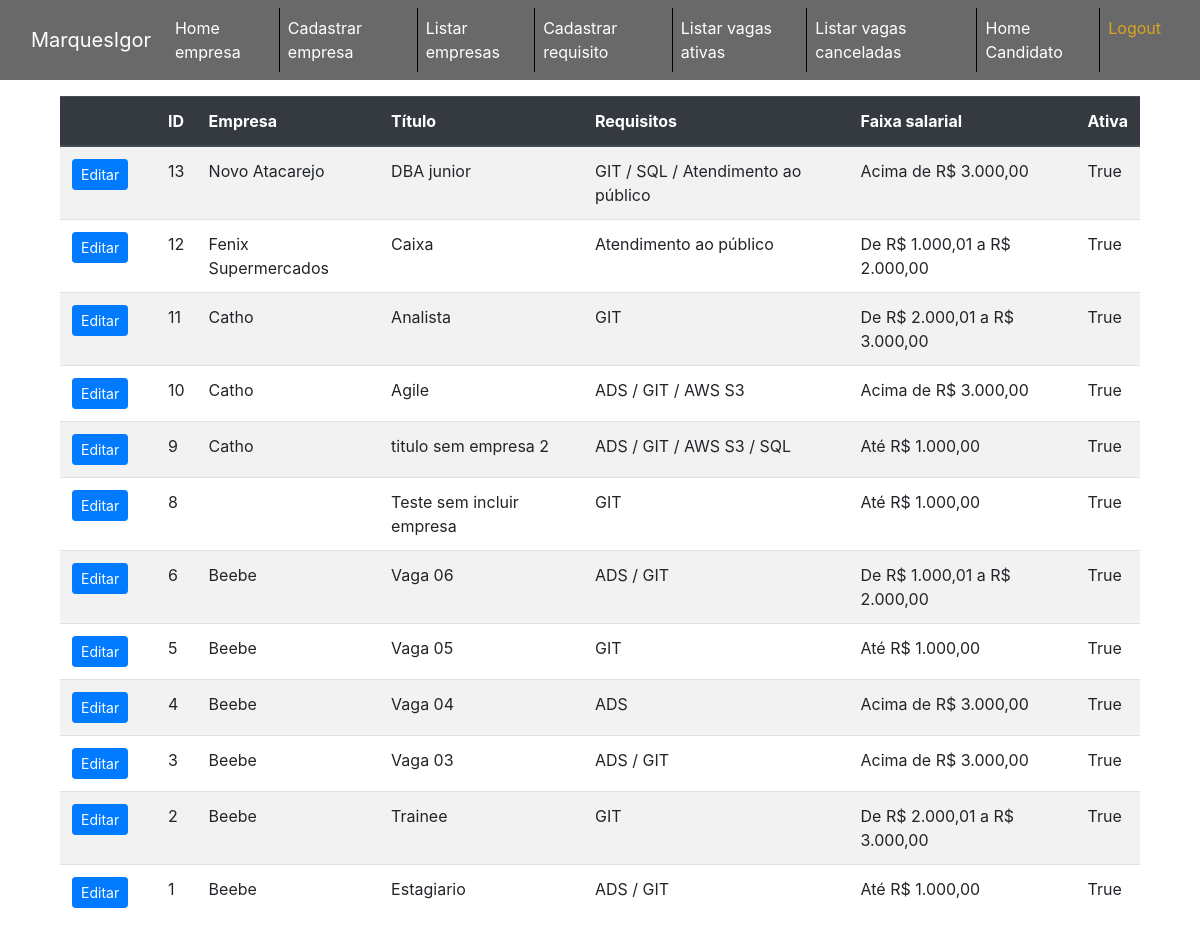
Page /company/list-jobs-active/ (signed in) on the committed database.
### app_company/models.py (models this page shows, shortened)
class Jobs(models.Model):
    company = models.CharField(
        max_length=255, null=False, verbose_name='Empresa contratante')
    title = models.CharField(max_length=255, null=False,
                             verbose_name='Título da vaga')
    requirements = models.ManyToManyField(
        Requirements, verbose_name='Requisitos')
    minimum_schooling = models.CharField(
        max_length=45, null=True, choices=MINIMUM_SCHOOLING_CHOICES,
        verbose_name='Escolaridade')
    salary_range = models.CharField(
        max_length=45, null=False, choices=SALARY_CHOICES,
        verbose_name='Faixa salarial')
    description = models.TextField(
        null=False, max_length=255, verbose_name='Descrição da vaga')
    created_at = models.DateTimeField(auto_now_add=True, blank=True)
    updated_at = models.DateTimeField(auto_now=True, blank=True)
    is_active = models.BooleanField(default=True)

class Requirements(models.Model):
    name = models.CharField(
        max_length=45, unique=True, null=False, verbose_name='Tipo de requisito')

### app_company/views.py (the view)
# urls.py: path("list-jobs-active/", JobsActiveListView.as_view(),
class JobsActiveListView(LoginRequiredMixin, ListView):
    model = Jobs
    template_name = 'jobs_list.html'
    queryset = Jobs.objects.filter(is_active=True).order_by('-created_at')
    context_object_name = 'jobs_list'

### app_company/templates/jobs_list.html (shortened to what this page needs)
{% extends 'base_company.html' %}
{% block content %}
{% include 'partials/_nav.html' %}
<div class="container-sm mt-3">
    <div class="container-sm">
        <table class="table table-striped">
            <thead class="thead-dark">
                <tr>
                    <th scope="col"></th>
                    <th scope="col">ID</th>
                    <th scope="col">Empresa</th>
                    <th scope="col">Título</th>
                    <th scope="col">Requisitos</th>
                    <th scope="col">Faixa salarial</th>
                    <th>Ativa</th>
                </tr>
            </thead>
            <tbody>
                {% if jobs_list %}
                {% for jobs in jobs_list %}
                <tr>
                    <td  style=" width:6rem"><a href="{% url 'app_company:update_jobs' jobs.pk %}" class="btn btn-primary btn-sm">Editar</a></td>
                    <td>{{ jobs.id }}</td>
                    <td>{{ jobs.company }}</td>
                    <td>{{ jobs.title }}</td>
                    <td>
                        {% for requirement in jobs.requirements.all %}
                            {{ requirement.name }}
                            {% if not forloop.last %}/ {% endif %}
                        {% endfor %}
                    </td>
                    <td>{{ jobs.salary_range }}</td>
                    <td>{{ jobs.is_active }}</td>
                </tr>
                {% endfor %}
                {% else %}
                <tr>
                    <td colspan="4"><h2>Não há vagas</h2></td>
                </tr>
                {% endif %}
            </tbody>
        </table>
    </div>
</div>
{% endblock content %}

### rows in the picture
Jobs: id "13", company "Novo Atacarejo", title "DBA junior", salary_range "Acima de R$ 3.000,00", is_active "True"
Requirements: name "GIT"
Requirements: name "SQL"
Requirements: name "Atendimento ao público"
Jobs: id "12", company "Fenix Supermercados", title "Caixa", salary_range "De R$ 1.000,01 a R$ 2.000,00", is_active "True"
Jobs: id "11", company "Catho", title "Analista", salary_range "De R$ 2.000,01 a R$ 3.000,00", is_active "True"
Jobs: id "10", company "Catho", title "Agile", salary_range "Acima de R$ 3.000,00", is_active "True"
Requirements: name "ADS"
Requirements: name "AWS S3"
Jobs: id "9", company "Catho", title "titulo sem empresa 2", salary_range "Até R$ 1.000,00", is_active "True"
Jobs: id "8", title "Teste sem incluir empresa", salary_range "Até R$ 1.000,00", is_active "True"
Jobs: id "6", company "Beebe", title "Vaga 06", salary_range "De R$ 1.000,01 a R$ 2.000,00", is_active "True"
Jobs: id "5", company "Beebe", title "Vaga 05", salary_range "Até R$ 1.000,00", is_active "True"
Jobs: id "4", company "Beebe", title "Vaga 04", salary_range "Acima de R$ 3.000,00", is_active "True"
Jobs: id "3", company "Beebe", title "Vaga 03", salary_range "Acima de R$ 3.000,00", is_active "True"
Jobs: id "2", company "Beebe", title "Trainee", salary_range "De R$ 2.000,01 a R$ 3.000,00", is_active "True"
Jobs: id "1", company "Beebe", title "Estagiario", salary_range "Até R$ 1.000,00", is_active "True"
